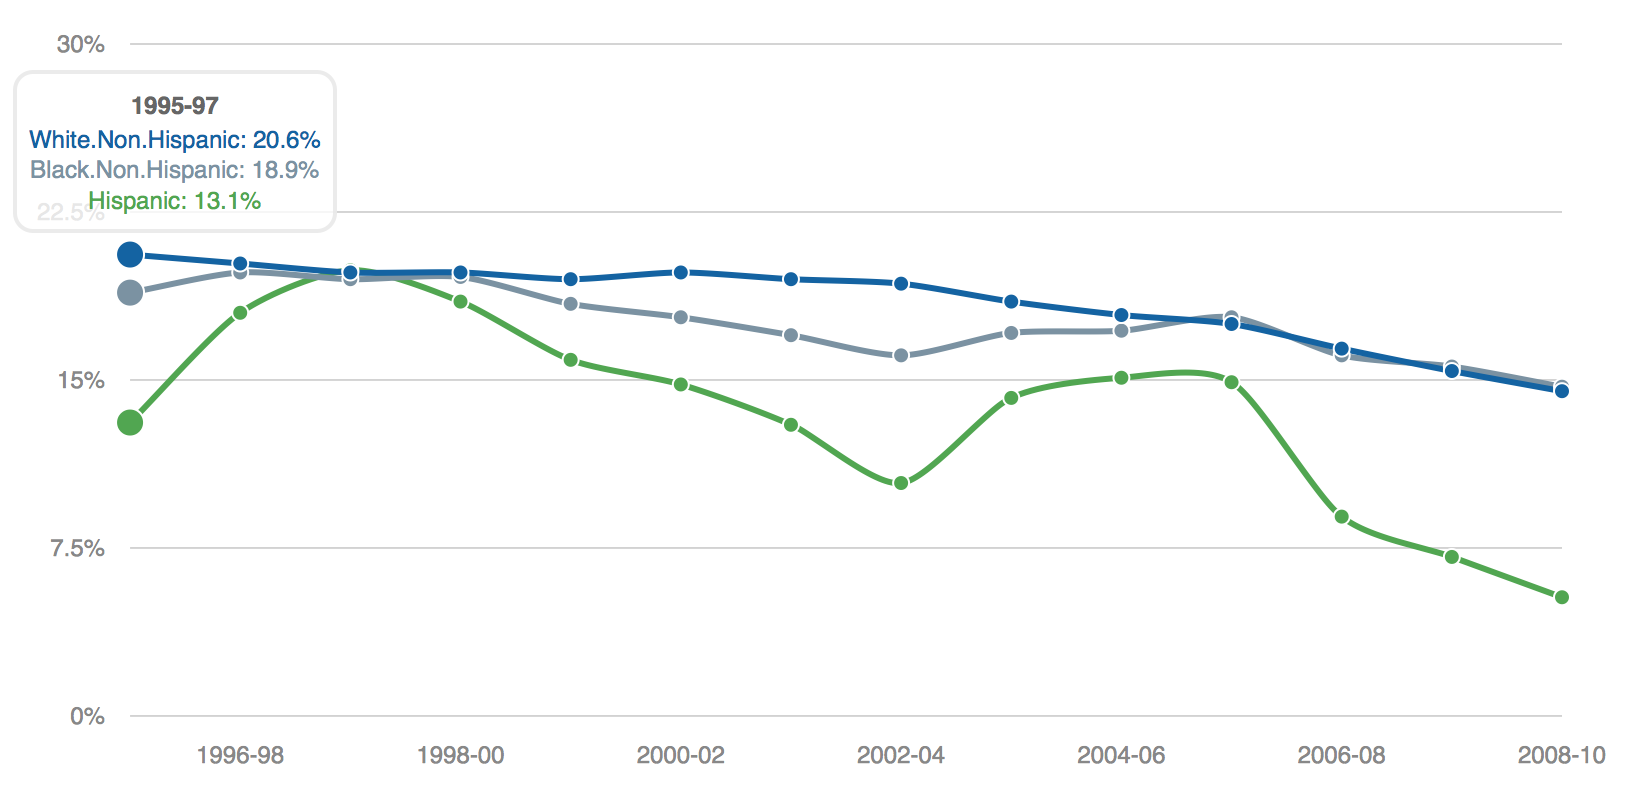

Write R code to recreate this figure.
#Percent_of_Adult_Current_Smokers_by_Sex_and_Race_Ethnicity__1995-2010

setwd( dirname(sys.frame(1)$ofile) )
smokingData <- read.csv(file="Percent_of_Adult_Current_Smokers_by_Sex_and_Race_Ethnicity__1995-2010.csv")

#plot data on graph
print(
  mPlot(
    x='Calendar.Years',
    parseTime = FALSE,
    y=list('Female..White.Non.Hispanic.Smokers.',
           'Female..Black.Non.Hispanic.Smokers.',
           'Female..Hispanic.Smokers'),
    data = smokingData,
    postUnits = "%",
    type='Line',
    labels=list('White.Non.Hispanic',
                'Black.Non.Hispanic', 
                'Hispanic'),
    xLabels='Calendar.Years'
  )
)
